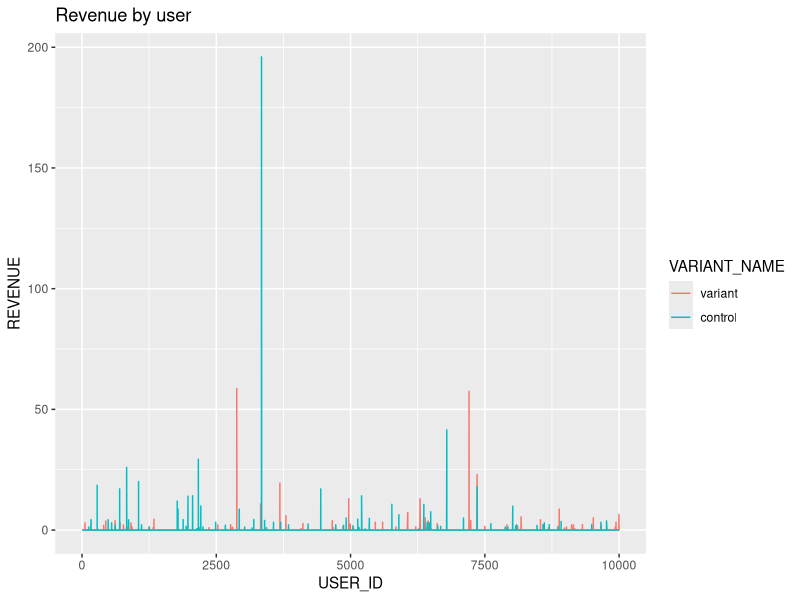

Recreate this plot in R.
## ---- chunk 1
library(tidyverse)
library(kableExtra)
library(rmarkdown)
library(ggplot2)
## ---- chunk 2
ab_df = read_csv("../../public/post/ab-test/AB_Test_Results.csv", col_types = "nfn")
ab_df %>% head()
## ---- chunk 3
summary(ab_df)
## ---- chunk 4
ggplot(ab_df, aes(x = USER_ID, y = REVENUE, color = VARIANT_NAME)) + geom_line() + labs(title = "Revenue by user")
## ---- chunk 5
# number of records minus distinct USER_ID's
nrow(ab_df) - ab_df$USER_ID %>% n_distinct() 
## ---- chunk 6
ab_df$USER_ID %>% n_distinct() 
## ---- chunk 7
ab_df %>% 
        n_distinct()  - ab_df %>% 
        select(-REVENUE) %>% 
        group_by(USER_ID, VARIANT_NAME) %>% 
        summarise(n()) %>% 
        group_by(USER_ID) %>% 
        summarise("Variants" = n()) %>% 
        n_distinct()
## ---- chunk 8
# Pull out some the User_ID's that are in both groups
paged_table(ab_df  %>% 
                    group_by(USER_ID, VARIANT_NAME) %>% 
                    arrange(USER_ID) %>%  
                    summarise(n()) %>% 
                    group_by(USER_ID) %>% 
                    summarise("Variants" = n()) %>% filter(Variants == 2) %>% 
                    head(50))
## ---- chunk 9
ab_df %>% filter(USER_ID %in% c(3,10,18, 25)) %>% arrange(USER_ID)
